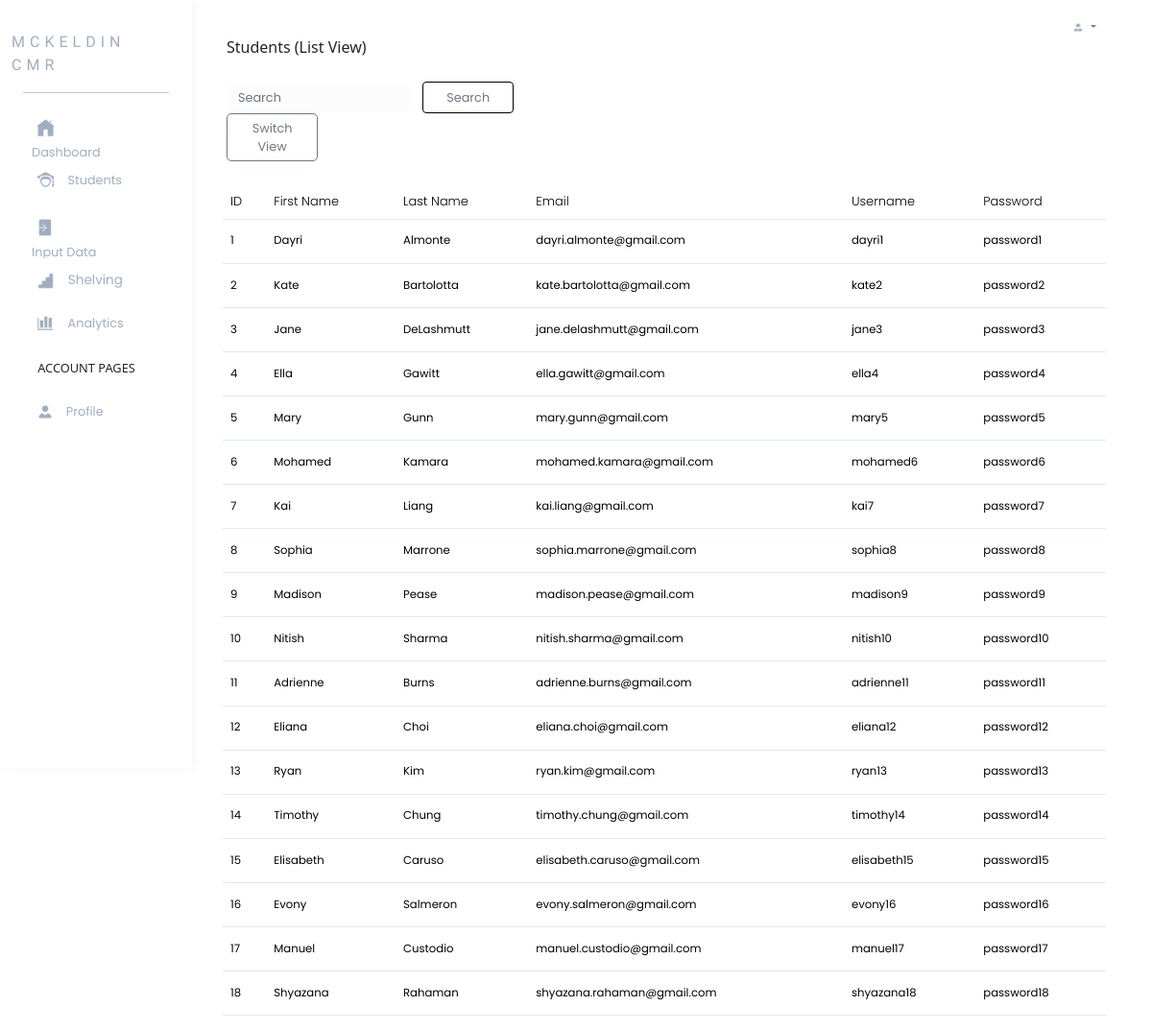
Screenshot of /supervisor-student-list-view with the database file from the repository.
### models.py (models this page shows, shortened)
class Student(db.Model):
    __tablename__ = 'STUDENT'
    student_id = db.Column(db.Integer, primary_key=True, autoincrement=True)
    student_fname = db.Column(db.VARCHAR(50), nullable=False)
    student_lname = db.Column(db.VARCHAR(50), nullable=False)
    student_email = db.Column(db.VARCHAR(100), nullable=False, unique=True)
    student_username = db.Column(db.VARCHAR(100), nullable=False, unique=True)
    student_password = db.Column(db.VARCHAR(30), nullable=False)
    student_hours = db.Column(db.Integer, nullable=False)

### app.py (the view, shortened to what this page needs)
@app.route('/supervisor-student-list-view')
def supervisor_student_list_view():
    students = Student.query.order_by(Student.student_id).all()
    search_query = request.args.get('search_query', '').lower()
    return render_template('supervisor-student-list-view.html', students=students)

### template/supervisor-student-list-view.html (shortened to what this page needs)
{%extends 'supervisor-navbar-base.html'%}
{%block child_content%}
<p>Students (List View)</p>
{%endblock%}
{%block page_content%}
<div class="container">
    <div class="row mt-2">
      <div class="supervisor-student-list-search">
        <form class="col-10 form-inline my-2 my-lg-0" id="search_form" action="{{ url_for('supervisor_student_overall_view') }}" method="get">
          <input class="form-control mr-sm-2" type="search" placeholder="Search" aria-label="Search" id="search_bar" name="search_query" value="{{ request.args.get('search_query', '') }}">
          <button class="btn btn-outline-success my-2 my-sm-0" type="submit" id="search_button">Search</button>
        </form>
      </div>
      <div class="supervisor-student-list-buttons">
        <a href="/supervisor-student-overall-view" id="switch_view_button">Switch View</a>
      </div>
    </div>
    <div class="row ps-2 pe-5 flex-grow-1">
                <table class="table mt-4 table-hover mytable" id="student_list_view_table">
                  <thead>
                    <tr>
                      <th scope="col">ID</th>
                      <th scope="col">First Name</th>
                      <th scope="col">Last Name</th>
                      <th scope="col">Email</th>
                      <th scope="col">Username</th>
                      <th scope="col">Password</th>
                    </tr>
                  </thead>
                  <tbody>
                    {% for each_student in students %}
                    <tr class="clickable-row" id="student_overall_view_row" data-href="/supervisor-student">
                        <td class="student_overall_view_number">{{ each_student['student_id'] }}</td>
                        <td class="student_overall_view_number">{{ each_student['student_fname'] }}</td>
                        <td class="student_overall_view_number">{{ each_student['student_lname'] }}</td>
                        <td class="student_overall_view_number">{{ each_student['student_email'] }}</td>
                        <td class="student_overall_view_number">{{ each_student['student_username'] }}</td>
                        <td class="student_overall_view_number">{{ each_student['student_password'] }}</td>
                    </tr>
                    {% endfor %}
                </tbody>
                </table>
    </div>
</div>
{%endblock%}

### template/supervisor-navbar-base.html (shortened to what this page needs)
<!DOCTYPE html>
<html lang="en">
<head>
    <link href="https://cdn.jsdelivr.net/npm/bootstrap@5.0.2/dist/css/bootstrap.min.css" rel="stylesheet">
    <link rel="stylesheet" href="/static/css/supervisor.css">
</head>
<body>
    <div class="col-2 navbar-content p-4" id="navbar">
        <a href="/supervisor-dashboard" class="row justify-content-center" id="title">MCKELDIN CMR</a>
        <hr>
        <ul class="nav flex-column">
            <li class="navbar-li active">
                <a href="/supervisor-dashboard" class="image-container">
                    <img class="front" src="static/images/home-gray.png" alt="First Image">
                    <p class="navbar-item">Dashboard</p>
                </a>
            </li>
            <li class="navbar-li">
                <a class="image-container" href="/supervisor-student-overall-view">
                    <img class="front" src="static/images/student-gray.png" alt="First Image">
                    <p class="navbar-item">Students</p>
                </a>
            </li>
            <li class="navbar-li">
                <a class="image-container" href="/supervisor-input-data">
                    <img class="front" src="static/images/data-input-gray.png" alt="First Image">
                    <p class="navbar-item">Input Data</p>
                </a>
            </li>
            <li class="navbar-li">
                <div class="accordion" id="accordion-shelving">
                    <div class="accordion-item">
                        <h2 class="accordion-header">
                            <div class="image-container">
                                <button class="accordion-button collapsed navbar-item" type="button" data-bs-toggle="collapse" data-bs-target="#collapseTwo" aria-expanded="false" aria-controls="collapseTwo">
                                    <img class="front" src="static/images/floor-gray.png" alt="First Image">
                                    Shelving
                                </button>
                            </div>
                        </h2>
                    </div>
                </div>
            </li>
            <li class="navbar-li">
                <a class="image-container" href="/supervisor-analytics">
                    <img class="front" src="static/images/analytics-gray.png" alt="First Image">
                    <p class="navbar-item">Analytics</p>
                </a>
            </li>
        </ul>
        <p class="account-pages">ACCOUNT PAGES</p>
        <ul class="nav flex-column">
            <li class="navbar-li">
                <a class="image-container" href="">
                    <img class="front" src="static/images/profile-gray.png" alt="First Image">
                    <p class="navbar-item">Profile</p>
                </a>
            </li>
        </ul>
    </div>
    <div id="col page-content">
        <div class="row pt-2">
            <div class="dropdown">
                <button class="btn btn-secondary dropdown-toggle" id="account_button" type="button" data-bs-toggle="dropdown" aria-expanded="false">
                    <img src="static/images/profile-gray.png" alt="" id="account_icon">
                </button>
            </div>
        </div>
        <div class="row ps-4" id="page_title">
            {% block child_content %}
            {% endblock %}
        </div>
        <div class="row ps-4">
            {% block page_content %}
            {% endblock %}
        </div>
    </div>
</body>
</html>

### static/css/supervisor.css (style rules this page uses)
div#navbar { float: left; height: 100vh; }
#title { font-family: 'League Spartan'; letter-spacing: 5px; margin-top: 5%; margin-bottom: 10%; }
.nav.flex-column { list-style: none; font-family: 'Poppins'; padding: 0; }
a { color: #A0AEC0; text-decoration: none; vertical-align: middle; }
img.front, img.back { width: 30%; height: auto; padding: 5%; border-radius: 10px; margin-right: 5%; vertical-align: middle; }
img.front { display: inline-block; }
.image-container { display: inline-block; margin-top: 2%; margin-bottom: 2%; padding-top: 2%; padding-bottom: 2%; padding-left: 6%; padding-right: 30%; font-size: 80%; }
div#navbar { box-shadow: 2px 0px 10px rgb(244, 244, 244); }
.account-pages { font-weight: 500; font-size: 80%; margin-left: 10%; margin-top: 5%; }
.navbar-item { display: inline-block; vertical-align: middle; margin: 0; color: #A0AEC0; }
#accordion-shelving .accordion-button { border: none; width: 100%; padding: 0; font-size: 53%; }
#accordion-shelving .accordion-item { border: none; }
button#account_button { background-color: white; color: #708099; font-family: 'Poppins'; font-size: 80%; outline: none; border: none; padding: 0; width: 6%; float: right; margin-right: 3%; }
img#account_icon { width: 20%; height: auto; }
div.dropdown { float: right; margin-top: 1%; }
div#page_title { font-weight: 500; font-size: 100%; }
tbody, td, tfoot, thead, tr { border-style: none; color: #A0AEC0; font-family: 'Poppins'; font-size: 90%; }
th { border: none; color: black; font-weight: 300; }
input#search_bar { width: 20%; background-color: #FCFCFC; border: none; font-family: 'Poppins'; font-size: 80%; color: #707683; display: inline-block; margin-right: 1%; }
button#search_button { width: 10%; font-family: 'Poppins'; font-size: 80%; color: #707683; display: inline-block; border-color: black; display: inline-block; }
#switch_view_button { border-color: #707683; border-style: solid; border-width: thin; border-radius: 5px; padding-left: 1%; padding-right: 1%; padding-top: .5%; padding-bottom: .5%; color: #707683; background-color: white; width: 10%; font-size: 80%; display: inline-block; font-family: 'Poppins'; text-align: center; }
.mytable>tbody>tr>td { padding-top: 1.5%; padding-bottom: 1.5%; color: black; }
.student_overall_view_number { text-align: left; }
tr#student_overall_view_row { border-top-style: solid; border-top-width: thin; border-top-color: #E2E8F0; border-bottom-style: solid; border-bottom-width: thin; border-bottom-color: #E2E8F0; }
#search_form { width: 100%; padding:0; }

### rows the page displays
Student: student_id "1", student_fname "Dayri", student_lname "Almonte", student_email "dayri.almonte@gmail.com", student_username "dayri1", student_password "password1"
Student: student_id "2", student_fname "Kate", student_lname "Bartolotta", student_email "kate.bartolotta@gmail.com", student_username "kate2", student_password "password2"
Student: student_id "3", student_fname "Jane", student_lname "DeLashmutt", student_email "jane.delashmutt@gmail.com", student_username "jane3", student_password "password3"
Student: student_id "4", student_fname "Ella", student_lname "Gawitt", student_email "ella.gawitt@gmail.com", student_username "ella4", student_password "password4"
Student: student_id "5", student_fname "Mary", student_lname "Gunn", student_email "mary.gunn@gmail.com", student_username "mary5", student_password "password5"
Student: student_id "6", student_fname "Mohamed", student_lname "Kamara", student_email "mohamed.kamara@gmail.com", student_username "mohamed6", student_password "password6"
Student: student_id "7", student_fname "Kai", student_lname "Liang", student_email "kai.liang@gmail.com", student_username "kai7", student_password "password7"
Student: student_id "8", student_fname "Sophia", student_lname "Marrone", student_email "sophia.marrone@gmail.com", student_username "sophia8", student_password "password8"
Student: student_id "9", student_fname "Madison", student_lname "Pease", student_email "madison.pease@gmail.com", student_username "madison9", student_password "password9"
Student: student_id "10", student_fname "Nitish", student_lname "Sharma", student_email "nitish.sharma@gmail.com", student_username "nitish10", student_password "password10"
Student: student_id "11", student_fname "Adrienne", student_lname "Burns", student_email "adrienne.burns@gmail.com", student_username "adrienne11", student_password "password11"
Student: student_id "12", student_fname "Eliana", student_lname "Choi", student_email "eliana.choi@gmail.com", student_username "eliana12", student_password "password12"
Student: student_id "13", student_fname "Ryan", student_lname "Kim", student_email "ryan.kim@gmail.com", student_username "ryan13", student_password "password13"
Student: student_id "14", student_fname "Timothy", student_lname "Chung", student_email "timothy.chung@gmail.com", student_username "timothy14", student_password "password14"
Student: student_id "15", student_fname "Elisabeth", student_lname "Caruso", student_email "elisabeth.caruso@gmail.com", student_username "elisabeth15", student_password "password15"
Student: student_id "16", student_fname "Evony", student_lname "Salmeron", student_email "evony.salmeron@gmail.com", student_username "evony16", student_password "password16"
Student: student_id "17", student_fname "Manuel", student_lname "Custodio", student_email "manuel.custodio@gmail.com", student_username "manuel17", student_password "password17"
Student: student_id "18", student_fname "Shyazana", student_lname "Rahaman", student_email "shyazana.rahaman@gmail.com", student_username "shyazana18", student_password "password18"
